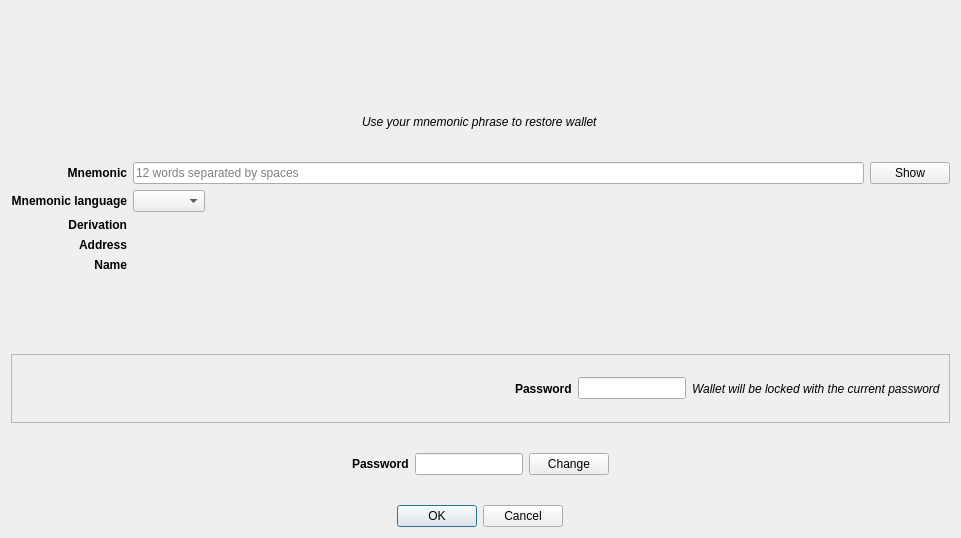
<?xml version="1.0" encoding="UTF-8"?>
<ui version="4.0">
 <class>WalletRestoreDialog</class>
 <widget class="QDialog" name="WalletRestoreDialog">
  <property name="geometry">
   <rect>
    <x>0</x>
    <y>0</y>
    <width>961</width>
    <height>538</height>
   </rect>
  </property>
  <property name="windowTitle">
   <string>Restore wallet</string>
  </property>
  <layout class="QVBoxLayout" name="verticalLayout">
   <item alignment="Qt::AlignHCenter">
    <widget class="QLabel" name="imagelabel">
     <property name="sizePolicy">
      <sizepolicy hsizetype="Preferred" vsizetype="Preferred">
       <horstretch>0</horstretch>
       <verstretch>0</verstretch>
      </sizepolicy>
     </property>
     <property name="minimumSize">
      <size>
       <width>0</width>
       <height>0</height>
      </size>
     </property>
     <property name="maximumSize">
      <size>
       <width>200</width>
       <height>200</height>
      </size>
     </property>
     <property name="sizeIncrement">
      <size>
       <width>0</width>
       <height>0</height>
      </size>
     </property>
     <property name="baseSize">
      <size>
       <width>0</width>
       <height>0</height>
      </size>
     </property>
     <property name="text">
      <string/>
     </property>
     <property name="pixmap">
      <pixmap resource="../../icons/tikka.slots.pyqt.resources.icons.index.qrc">:/images/safe_background</pixmap>
     </property>
     <property name="scaledContents">
      <bool>true</bool>
     </property>
     <property name="alignment">
      <set>Qt::AlignCenter</set>
     </property>
    </widget>
   </item>
   <item alignment="Qt::AlignHCenter">
    <widget class="QLabel" name="helpLabel">
     <property name="font">
      <font>
       <italic>true</italic>
      </font>
     </property>
     <property name="text">
      <string>Use your mnemonic phrase to restore wallet</string>
     </property>
    </widget>
   </item>
   <item>
    <layout class="QGridLayout" name="gridLayout">
     <item row="1" column="2">
      <widget class="QComboBox" name="mnemonicLanguageComboBox">
       <property name="sizePolicy">
        <sizepolicy hsizetype="Fixed" vsizetype="Preferred">
         <horstretch>0</horstretch>
         <verstretch>0</verstretch>
        </sizepolicy>
       </property>
      </widget>
     </item>
     <item row="1" column="0">
      <widget class="QLabel" name="mnemonicLanguageLabel">
       <property name="font">
        <font>
         <weight>75</weight>
         <italic>false</italic>
         <bold>true</bold>
        </font>
       </property>
       <property name="text">
        <string>Mnemonic language</string>
       </property>
       <property name="alignment">
        <set>Qt::AlignRight|Qt::AlignTrailing|Qt::AlignVCenter</set>
       </property>
      </widget>
     </item>
     <item row="0" column="2">
      <widget class="QLineEdit" name="mnemonicLineEdit">
       <property name="echoMode">
        <enum>QLineEdit::Password</enum>
       </property>
       <property name="readOnly">
        <bool>false</bool>
       </property>
       <property name="placeholderText">
        <string>12 words separated by spaces</string>
       </property>
      </widget>
     </item>
     <item row="4" column="2">
      <widget class="QLabel" name="nameValueLabel">
       <property name="text">
        <string/>
       </property>
      </widget>
     </item>
     <item row="2" column="0">
      <widget class="QLabel" name="derivationLabel">
       <property name="font">
        <font>
         <weight>75</weight>
         <bold>true</bold>
        </font>
       </property>
       <property name="text">
        <string>Derivation</string>
       </property>
       <property name="alignment">
        <set>Qt::AlignRight|Qt::AlignTrailing|Qt::AlignVCenter</set>
       </property>
      </widget>
     </item>
     <item row="2" column="2">
      <widget class="QLabel" name="derivationValueLabel">
       <property name="text">
        <string/>
       </property>
      </widget>
     </item>
     <item row="3" column="2">
      <widget class="QLabel" name="addressValueLabel">
       <property name="text">
        <string/>
       </property>
      </widget>
     </item>
     <item row="4" column="0">
      <widget class="QLabel" name="nameLabel">
       <property name="font">
        <font>
         <weight>75</weight>
         <bold>true</bold>
        </font>
       </property>
       <property name="text">
        <string>Name</string>
       </property>
       <property name="alignment">
        <set>Qt::AlignRight|Qt::AlignTrailing|Qt::AlignVCenter</set>
       </property>
      </widget>
     </item>
     <item row="3" column="0">
      <widget class="QLabel" name="addressLabel">
       <property name="font">
        <font>
         <weight>75</weight>
         <bold>true</bold>
        </font>
       </property>
       <property name="text">
        <string>Address</string>
       </property>
       <property name="alignment">
        <set>Qt::AlignRight|Qt::AlignTrailing|Qt::AlignVCenter</set>
       </property>
      </widget>
     </item>
     <item row="0" column="0">
      <widget class="QLabel" name="mnemonicLabel">
       <property name="font">
        <font>
         <weight>75</weight>
         <bold>true</bold>
        </font>
       </property>
       <property name="text">
        <string>Mnemonic</string>
       </property>
       <property name="alignment">
        <set>Qt::AlignRight|Qt::AlignTrailing|Qt::AlignVCenter</set>
       </property>
      </widget>
     </item>
     <item row="0" column="3">
      <widget class="QPushButton" name="showButton">
       <property name="text">
        <string>Show</string>
       </property>
      </widget>
     </item>
    </layout>
   </item>
   <item>
    <widget class="QLabel" name="errorLabel">
     <property name="styleSheet">
      <string notr="true">color: red</string>
     </property>
     <property name="text">
      <string/>
     </property>
     <property name="alignment">
      <set>Qt::AlignCenter</set>
     </property>
    </widget>
   </item>
   <item>
    <widget class="QFrame" name="storedPasswordFrame">
     <property name="frameShape">
      <enum>QFrame::StyledPanel</enum>
     </property>
     <property name="frameShadow">
      <enum>QFrame::Raised</enum>
     </property>
     <layout class="QHBoxLayout" name="horizontalLayout_2">
      <item>
       <spacer name="horizontalSpacer_4">
        <property name="orientation">
         <enum>Qt::Horizontal</enum>
        </property>
        <property name="sizeHint" stdset="0">
         <size>
          <width>40</width>
          <height>20</height>
         </size>
        </property>
       </spacer>
      </item>
      <item alignment="Qt::AlignRight">
       <widget class="QLabel" name="storedPasswordLabel">
        <property name="font">
         <font>
          <weight>75</weight>
          <bold>true</bold>
         </font>
        </property>
        <property name="text">
         <string>Password</string>
        </property>
       </widget>
      </item>
      <item alignment="Qt::AlignHCenter">
       <widget class="QLineEdit" name="storedpasswordLineEdit">
        <property name="sizePolicy">
         <sizepolicy hsizetype="Fixed" vsizetype="Fixed">
          <horstretch>0</horstretch>
          <verstretch>0</verstretch>
         </sizepolicy>
        </property>
        <property name="maxLength">
         <number>20</number>
        </property>
        <property name="echoMode">
         <enum>QLineEdit::Password</enum>
        </property>
        <property name="alignment">
         <set>Qt::AlignCenter</set>
        </property>
        <property name="readOnly">
         <bool>true</bool>
        </property>
       </widget>
      </item>
      <item alignment="Qt::AlignLeft">
       <widget class="QLabel" name="storedPasswordHintLabel">
        <property name="font">
         <font>
          <italic>true</italic>
         </font>
        </property>
        <property name="text">
         <string>Wallet will be locked with the current password</string>
        </property>
       </widget>
      </item>
     </layout>
    </widget>
   </item>
   <item>
    <widget class="QFrame" name="passwordFrame">
     <layout class="QHBoxLayout" name="horizontalLayout">
      <item>
       <spacer name="horizontalSpacer">
        <property name="orientation">
         <enum>Qt::Horizontal</enum>
        </property>
        <property name="sizeHint" stdset="0">
         <size>
          <width>40</width>
          <height>20</height>
         </size>
        </property>
       </spacer>
      </item>
      <item>
       <widget class="QLabel" name="passwordLabel">
        <property name="sizePolicy">
         <sizepolicy hsizetype="Fixed" vsizetype="Preferred">
          <horstretch>0</horstretch>
          <verstretch>0</verstretch>
         </sizepolicy>
        </property>
        <property name="sizeIncrement">
         <size>
          <width>0</width>
          <height>0</height>
         </size>
        </property>
        <property name="font">
         <font>
          <weight>75</weight>
          <bold>true</bold>
         </font>
        </property>
        <property name="text">
         <string>Password</string>
        </property>
        <property name="alignment">
         <set>Qt::AlignLeading|Qt::AlignLeft|Qt::AlignVCenter</set>
        </property>
       </widget>
      </item>
      <item>
       <widget class="QLineEdit" name="passwordLineEdit">
        <property name="sizePolicy">
         <sizepolicy hsizetype="Fixed" vsizetype="Fixed">
          <horstretch>0</horstretch>
          <verstretch>0</verstretch>
         </sizepolicy>
        </property>
        <property name="maxLength">
         <number>20</number>
        </property>
        <property name="alignment">
         <set>Qt::AlignCenter</set>
        </property>
        <property name="readOnly">
         <bool>true</bool>
        </property>
       </widget>
      </item>
      <item>
       <widget class="QPushButton" name="passwordChangeButton">
        <property name="sizePolicy">
         <sizepolicy hsizetype="Fixed" vsizetype="Fixed">
          <horstretch>0</horstretch>
          <verstretch>0</verstretch>
         </sizepolicy>
        </property>
        <property name="text">
         <string>Change</string>
        </property>
        <property name="icon">
         <iconset resource="../../icons/tikka.slots.pyqt.resources.icons.index.qrc">
          <normaloff>:/icons/refresh_icon</normaloff>:/icons/refresh_icon</iconset>
        </property>
       </widget>
      </item>
      <item>
       <spacer name="horizontalSpacer_2">
        <property name="orientation">
         <enum>Qt::Horizontal</enum>
        </property>
        <property name="sizeHint" stdset="0">
         <size>
          <width>40</width>
          <height>20</height>
         </size>
        </property>
       </spacer>
      </item>
     </layout>
    </widget>
   </item>
   <item alignment="Qt::AlignHCenter">
    <widget class="QDialogButtonBox" name="buttonBox">
     <property name="orientation">
      <enum>Qt::Horizontal</enum>
     </property>
     <property name="standardButtons">
      <set>QDialogButtonBox::Cancel|QDialogButtonBox::Ok</set>
     </property>
    </widget>
   </item>
  </layout>
 </widget>
 <tabstops>
  <tabstop>mnemonicLineEdit</tabstop>
  <tabstop>mnemonicLanguageComboBox</tabstop>
  <tabstop>storedpasswordLineEdit</tabstop>
  <tabstop>passwordLineEdit</tabstop>
  <tabstop>passwordChangeButton</tabstop>
  <tabstop>showButton</tabstop>
 </tabstops>
 <resources>
  <include location="../../icons/tikka.slots.pyqt.resources.icons.index.qrc"/>
 </resources>
 <connections>
  <connection>
   <sender>buttonBox</sender>
   <signal>accepted()</signal>
   <receiver>WalletRestoreDialog</receiver>
   <slot>accept()</slot>
   <hints>
    <hint type="sourcelabel">
     <x>248</x>
     <y>254</y>
    </hint>
    <hint type="destinationlabel">
     <x>157</x>
     <y>274</y>
    </hint>
   </hints>
  </connection>
  <connection>
   <sender>buttonBox</sender>
   <signal>rejected()</signal>
   <receiver>WalletRestoreDialog</receiver>
   <slot>reject()</slot>
   <hints>
    <hint type="sourcelabel">
     <x>316</x>
     <y>260</y>
    </hint>
    <hint type="destinationlabel">
     <x>286</x>
     <y>274</y>
    </hint>
   </hints>
  </connection>
 </connections>
</ui>
